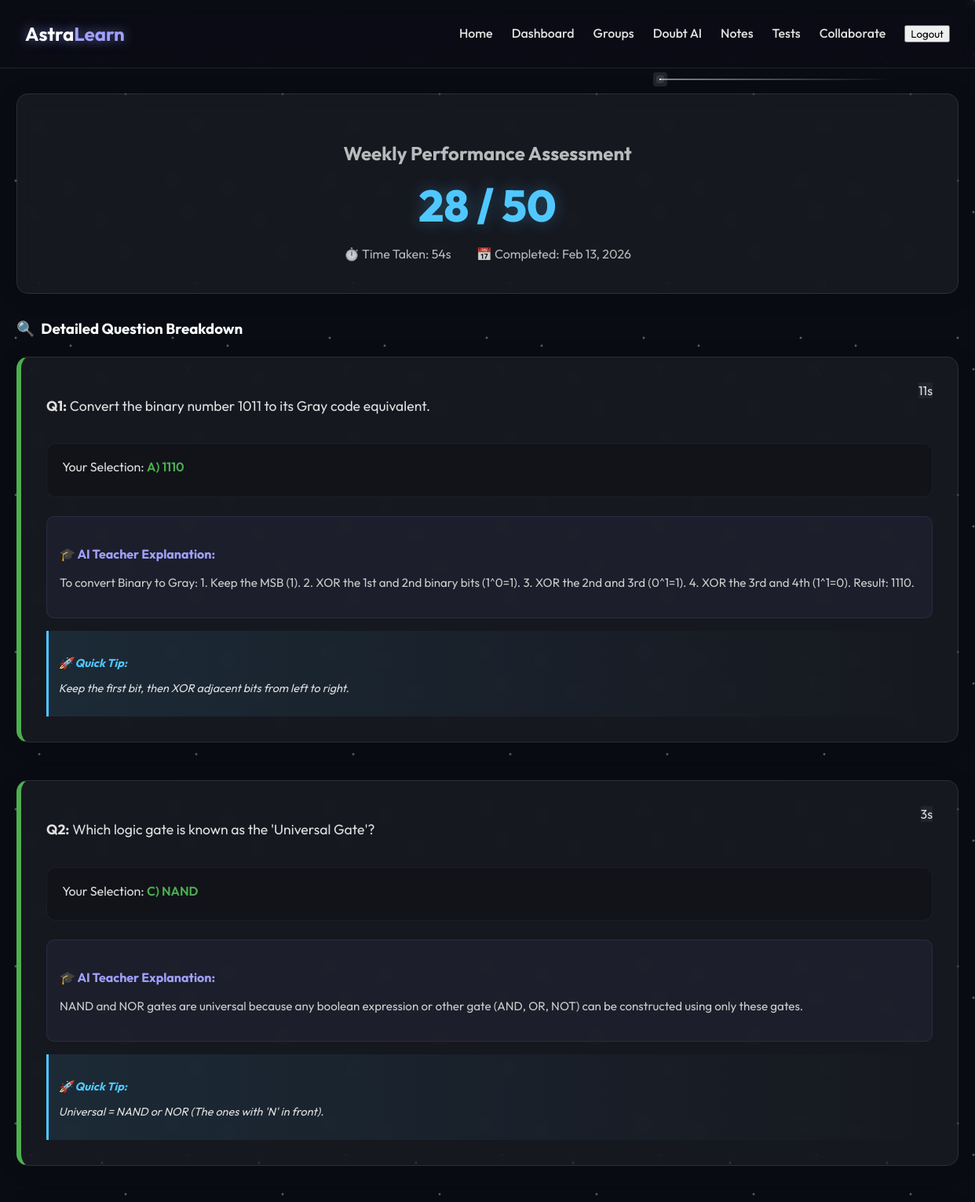
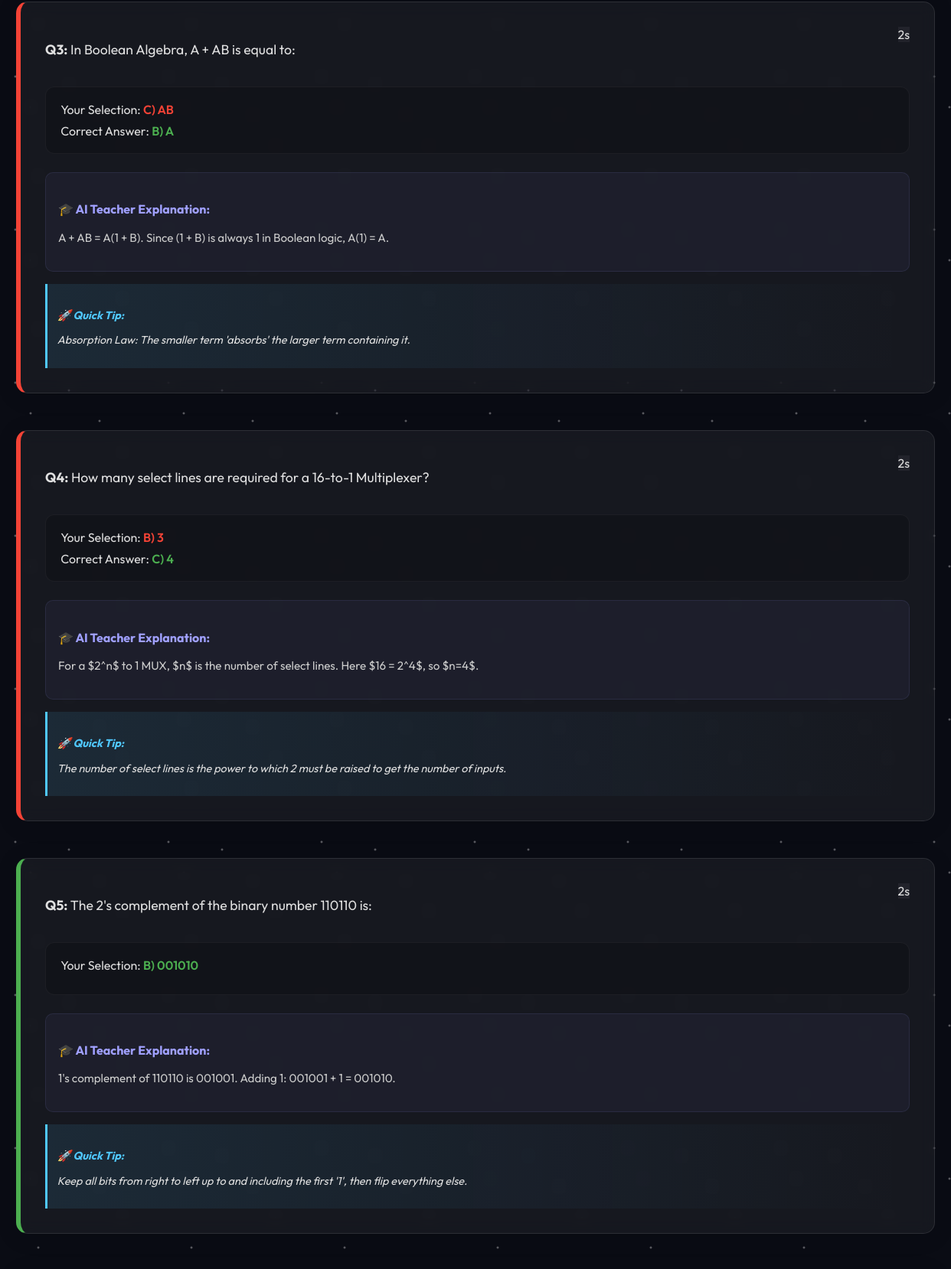
Page /exams/result/1/ (signed in, upper part) on the committed database (2 pictures, top to bottom).
### exams/models.py (models this page shows, shortened)
class ExamResult(models.Model):
    user = models.ForeignKey(settings.AUTH_USER_MODEL, on_delete=models.CASCADE)
    exam = models.ForeignKey(Exam, on_delete=models.CASCADE)
    score = models.IntegerField()
    total_marks = models.IntegerField(default=50)
    time_taken = models.IntegerField(default=0, help_text="Time taken in seconds")
    breakdown = models.JSONField(null=True, blank=True, help_text="Per question time and correctness")
    completed_at = models.DateTimeField(auto_now_add=True)

### exams/views.py (the view)
# urls.py: path('result/<int:exam_id>/', views.exam_result, name='exam_result'),
@login_required
def exam_result(request, exam_id):
    exam = get_object_or_404(Exam, pk=exam_id)
    result = ExamResult.objects.filter(user=request.user, exam=exam).latest('completed_at')
    return render(request, 'exams/result.html', {'exam': exam, 'result': result})

### templates/exams/result.html (shortened to what this page needs)
{% extends 'base.html' %}
{% block content %}
<div class="glass-panel result-header">
    <h2 style="opacity: 0.7;">Weekly Performance Assessment</h2>
    <div class="score-circle">{{ result.score }} / {{ result.total_marks }}</div>
    <div style="display: flex; justify-content: center; gap: 2rem; opacity: 0.8;">
        <span>⏱️ Time Taken: {{ result.time_taken|default:0 }}s</span>
        <span>📅 Completed: {{ result.completed_at|date:"M d, Y" }}</span>
    </div>
</div>
<h3 style="margin-bottom: 1.5rem; display: flex; align-items: center; gap: 0.5rem;">
    <span>🔍</span> Detailed Question Breakdown
</h3>
<div style="display: flex; flex-direction: column; gap: 1rem;">
    {% for item in result.breakdown %}
    <div class="glass-panel analysis-card {% if item.is_correct %}correct-border{% else %}incorrect-border{% endif %}">
        <div style="display: flex; justify-content: space-between; align-items: start; gap: 1rem;">
            <p style="font-size: 1.1rem; flex: 1;"><strong>Q{{ forloop.counter }}:</strong> {{ item.text }}</p>
            <span class="status-badge" style="background: rgba(255,255,255,0.05);">{{ item.duration }}s</span>
        </div>
        <div class="answer-box">
            <div style="margin-bottom: 0.5rem;">
                Your Selection:
                <span class="choice-text {% if item.is_correct %}correct-text{% else %}incorrect-text{% endif %}">
                    {{ item.user_choice }})
                    {% if item.user_choice == 'A' %}{{ item.options.A }}
                    {% elif item.user_choice == 'B' %}{{ item.options.B }}
                    {% elif item.user_choice == 'C' %}{{ item.options.C }}
                    {% elif item.user_choice == 'D' %}{{ item.options.D }}
                    {% else %}Skipped{% endif %}
                </span>
            </div>
            {% if not item.is_correct %}
            <div>
                Correct Answer:
                <span class="choice-text correct-text">
                    {{ item.correct_choice }})
                    {% if item.correct_choice == 'A' %}{{ item.options.A }}
                    {% elif item.correct_choice == 'B' %}{{ item.options.B }}
                    {% elif item.correct_choice == 'C' %}{{ item.options.C }}
                    {% elif item.correct_choice == 'D' %}{{ item.options.D }}{% endif %}
                </span>
            </div>
            {% endif %}
        </div>
        <div class="ai-insight">
            <h4 style="color: var(--primary-color); margin-bottom: 0.5rem;">🎓 AI Teacher Explanation:</h4>
            <p style="font-size: 0.95rem; line-height: 1.6; color: #ccc;">{{ item.explanation }}</p>
        </div>
        {% if item.trick %}
        <div class="trick-box">
            <h4 style="color: var(--secondary-color); font-size: 0.9rem; margin-bottom: 0.3rem;">🚀 Quick Tip:</h4>
            <p style="font-size: 0.9rem;">{{ item.trick }}</p>
        </div>
        {% endif %}
    </div>
    {% endfor %}
</div>
{% endblock %}

### static/css/style.css (style rules this page uses)
:root { --primary-color: #A0A0FF; --secondary-color: #50C8FF; --accent-glow: 0 0 15px rgba(160, 160, 255, 0.6); --bg-dark: #0B0C15; --glass-bg: rgba(255, 255, 255, 0.05); --glass-border: 1px solid rgba(255, 255, 255, 0.1); --text-color: #E0E0E0; --font-family: 'Outfit', sans-serif; }
body { background-color: var(--bg-dark); color: var(--text-color); font-family: var(--font-family); margin: 0; padding: 0; overflow-x: hidden; min-height: 100vh; display: flex; flex-direction: column; }
.glass-panel { background: var(--glass-bg); backdrop-filter: blur(10px); border: var(--glass-border); border-radius: 15px; padding: 2rem; box-shadow: 0 4px 30px rgba(0, 0, 0, 0.1); margin-bottom: 2rem; }
h1, h2, h3 { color: white; margin-bottom: 1rem; }

### templates/exams/result.html (style rules this page uses)
.result-header { text-align: center; margin-bottom: 2rem; padding: 2.5rem; }
.score-circle { font-size: 3.5rem; font-weight: 800; color: var(--secondary-color); margin: 1rem 0; text-shadow: 0 0 20px rgba(80, 200, 255, 0.3); }
.analysis-card { margin-bottom: 2rem; border-left: 6px solid #444; transition: transform 0.2s; }
.correct-border { border-left-color: #4caf50 !important; }
.incorrect-border { border-left-color: #f44336 !important; }
.answer-box { margin: 1.2rem 0; padding: 1.2rem; background: rgba(0, 0, 0, 0.2); border-radius: 12px; border: 1px solid rgba(255, 255, 255, 0.05); }
.choice-text { font-weight: 600; }
.correct-text { color: #4caf50; }
.incorrect-text { color: #f44336; }
.ai-insight { margin-top: 1.5rem; padding: 1rem; background: rgba(160, 160, 255, 0.05); border-radius: 10px; border: 1px solid rgba(160, 160, 255, 0.1); }
.trick-box { margin-top: 1rem; padding: 0.8rem; background: linear-gradient(90deg, rgba(80, 200, 255, 0.1), transparent); border-left: 3px solid var(--secondary-color); font-style: italic; }

### rows in the picture
ExamResult: score "28", total_marks "50", time_taken "54", completed_at "Feb 13, 2026"

### other values in the picture
{{ item.text }} "Convert the binary number 1011 to its Gray code equivalent." "Which logic gate is known as the 'Universal Gate'?" "In Boolean Algebra, A + AB is equal to:" "How many select lines are required for a 16-to-1 Multiplexer?" "The 2's complement of the binary number 110110 is:"
{{ item.duration }} "11" "3" "2" "2" "2"
{{ item.user_choice }} "A" "C" "C" "B" "B"
{{ item.options.A }} "1110"
{{ item.explanation }} "To convert Binary to Gray: 1. Keep the MSB (1). 2. XOR the 1st and 2nd binary bits (1^0=1). 3. XOR the 2nd and 3rd (0^1=1). 4. XOR the 3rd and 4th (1^1=0). Result: 1110." "NAND and NOR gates are universal because any boolean expression or other gate (AND, OR, NOT) can be constructed using only these gates." "A + AB = A(1 + B). Since (1 + B) is always 1 in Boolean logic, A(1) = A." "For a $2^n$ to 1 MUX, $n$ is the number of select lines. Here $16 = 2^4$, so $n=4$." "1's complement of 110110 is 001001. Adding 1: 001001 + 1 = 001010."
{{ item.trick }} "Keep the first bit, then XOR adjacent bits from left to right." "Universal = NAND or NOR (The ones with 'N' in front)." "Absorption Law: The smaller term 'absorbs' the larger term containing it." "The number of select lines is the power to which 2 must be raised to get the number of inputs." "Keep all bits from right to left up to and including the first '1', then flip everything else."
{{ item.options.C }} "NAND" "AB"
{{ item.correct_choice }} "B" "C"
{{ item.options.B }} "A"
{{ item.options.B }} "3" "001010"
{{ item.options.C }} "4"
